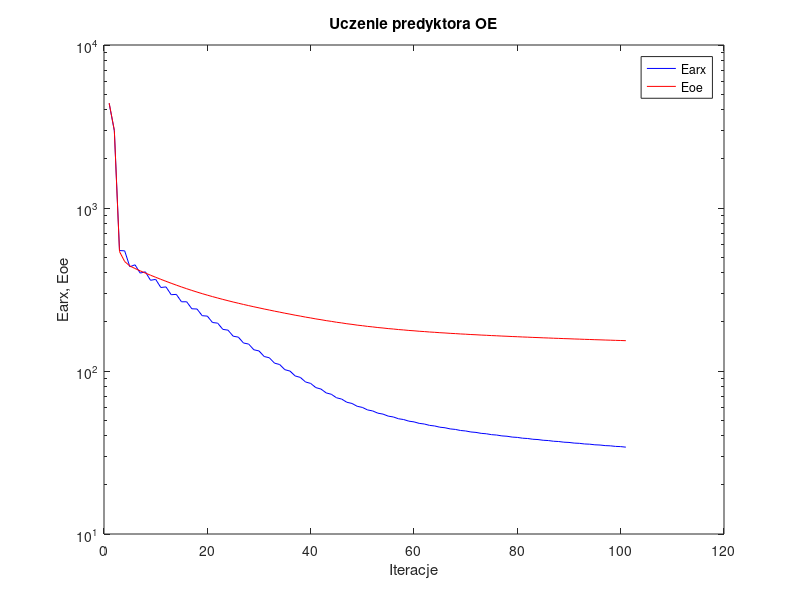
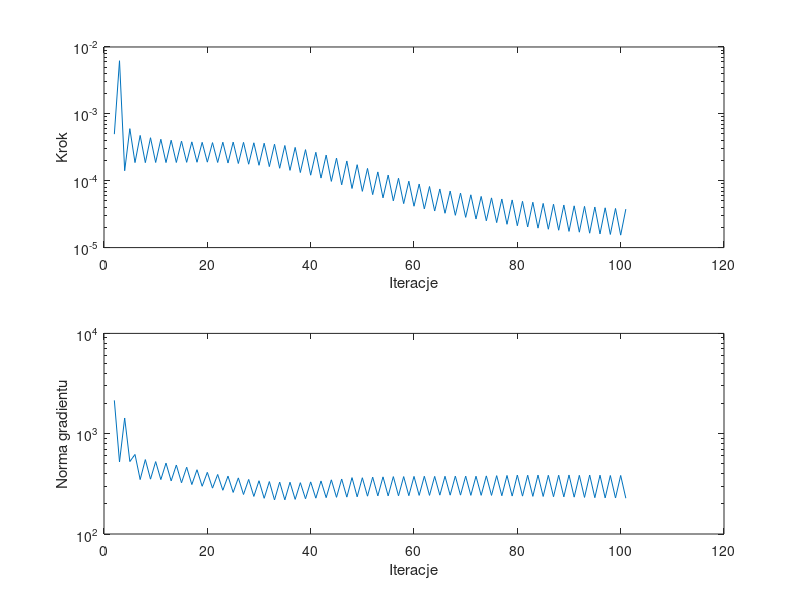

MATLAB code to generate these figures, in order:
%uczenie predyktora oe
clear all;
n=0; farx(n+1)=4.376206e+003; foe(n+1)=4.402955e+003; wspucz(n+1)=0.000000e+000; ng(n+1)=0.000000e+000;
n=1; farx(n+1)=2.980304e+003; foe(n+1)=2.993940e+003; krok(n+1)=4.971608e-004; ng(n+1)=2.149819e+003;
n=2; farx(n+1)=5.482832e+002; foe(n+1)=5.404921e+002; krok(n+1)=6.227174e-003; ng(n+1)=5.226242e+002;
n=3; farx(n+1)=5.460104e+002; foe(n+1)=4.694936e+002; krok(n+1)=1.410950e-004; ng(n+1)=1.434049e+003;
n=4; farx(n+1)=4.360474e+002; foe(n+1)=4.408322e+002; krok(n+1)=6.008581e-004; ng(n+1)=5.276657e+002;
n=5; farx(n+1)=4.483093e+002; foe(n+1)=4.256050e+002; krok(n+1)=1.867829e-004; ng(n+1)=6.209194e+002;
n=6; farx(n+1)=3.987482e+002; foe(n+1)=4.116304e+002; krok(n+1)=4.755968e-004; ng(n+1)=3.489628e+002;
n=7; farx(n+1)=4.059806e+002; foe(n+1)=3.990491e+002; krok(n+1)=1.864752e-004; ng(n+1)=5.520523e+002;
n=8; farx(n+1)=3.602383e+002; foe(n+1)=3.870313e+002; krok(n+1)=4.395065e-004; ng(n+1)=3.522409e+002;
n=9; farx(n+1)=3.649082e+002; foe(n+1)=3.758581e+002; krok(n+1)=1.874208e-004; ng(n+1)=5.269624e+002;
n=10; farx(n+1)=3.252968e+002; foe(n+1)=3.651682e+002; krok(n+1)=4.168272e-004; ng(n+1)=3.487982e+002;
n=11; farx(n+1)=3.280399e+002; foe(n+1)=3.550700e+002; krok(n+1)=1.869282e-004; ng(n+1)=5.090744e+002;
n=12; farx(n+1)=2.938802e+002; foe(n+1)=3.454556e+002; krok(n+1)=4.029366e-004; ng(n+1)=3.384550e+002;
n=13; farx(n+1)=2.951303e+002; foe(n+1)=3.363986e+002; krok(n+1)=1.874208e-004; ng(n+1)=4.872090e+002;
n=14; farx(n+1)=2.658300e+002; foe(n+1)=3.278359e+002; krok(n+1)=3.910575e-004; ng(n+1)=3.241567e+002;
n=15; farx(n+1)=2.659356e+002; foe(n+1)=3.197689e+002; krok(n+1)=1.882222e-004; ng(n+1)=4.631939e+002;
n=16; farx(n+1)=2.408485e+002; foe(n+1)=3.121774e+002; krok(n+1)=3.812452e-004; ng(n+1)=3.111827e+002;
n=17; farx(n+1)=2.400795e+002; foe(n+1)=3.050427e+002; krok(n+1)=1.888305e-004; ng(n+1)=4.372527e+002;
n=18; farx(n+1)=2.185096e+002; foe(n+1)=2.982968e+002; krok(n+1)=3.749852e-004; ng(n+1)=2.991886e+002;
n=19; farx(n+1)=2.171188e+002; foe(n+1)=2.920003e+002; krok(n+1)=1.895397e-004; ng(n+1)=4.118241e+002;
n=20; farx(n+1)=1.984004e+002; foe(n+1)=2.860203e+002; krok(n+1)=3.716215e-004; ng(n+1)=2.865610e+002;
n=21; farx(n+1)=1.966150e+002; foe(n+1)=2.804087e+002; krok(n+1)=1.874926e-004; ng(n+1)=3.922545e+002;
n=22; farx(n+1)=1.800913e+002; foe(n+1)=2.750083e+002; krok(n+1)=3.764443e-004; ng(n+1)=2.728796e+002;
n=23; farx(n+1)=1.780863e+002; foe(n+1)=2.699539e+002; krok(n+1)=1.841267e-004; ng(n+1)=3.777029e+002;
n=24; farx(n+1)=1.635128e+002; foe(n+1)=2.650498e+002; krok(n+1)=3.779961e-004; ng(n+1)=2.596641e+002;
n=25; farx(n+1)=1.613656e+002; foe(n+1)=2.604930e+002; krok(n+1)=1.810041e-004; ng(n+1)=3.626189e+002;
n=26; farx(n+1)=1.485318e+002; foe(n+1)=2.560304e+002; krok(n+1)=3.748417e-004; ng(n+1)=2.477564e+002;
n=27; farx(n+1)=1.463136e+002; foe(n+1)=2.518871e+002; krok(n+1)=1.764835e-004; ng(n+1)=3.501218e+002;
n=28; farx(n+1)=1.350038e+002; foe(n+1)=2.477709e+002; krok(n+1)=3.691804e-004; ng(n+1)=2.369038e+002;
n=29; farx(n+1)=1.327651e+002; foe(n+1)=2.439777e+002; krok(n+1)=1.701807e-004; ng(n+1)=3.396286e+002;
n=30; farx(n+1)=1.227453e+002; foe(n+1)=2.401139e+002; krok(n+1)=3.636899e-004; ng(n+1)=2.269818e+002;
n=31; farx(n+1)=1.205367e+002; foe(n+1)=2.366060e+002; krok(n+1)=1.625548e-004; ng(n+1)=3.332902e+002;
n=32; farx(n+1)=1.117410e+002; foe(n+1)=2.329721e+002; krok(n+1)=3.517334e-004; ng(n+1)=2.186441e+002;
n=33; farx(n+1)=1.095984e+002; foe(n+1)=2.297175e+002; krok(n+1)=1.535048e-004; ng(n+1)=3.292016e+002;
n=34; farx(n+1)=1.019163e+002; foe(n+1)=2.262818e+002; krok(n+1)=3.363588e-004; ng(n+1)=2.191524e+002;
n=35; farx(n+1)=9.987743e+001; foe(n+1)=2.232564e+002; krok(n+1)=1.429130e-004; ng(n+1)=3.281009e+002;
n=36; farx(n+1)=9.326109e+001; foe(n+1)=2.200003e+002; krok(n+1)=3.149159e-004; ng(n+1)=2.213885e+002;
n=37; farx(n+1)=9.133980e+001; foe(n+1)=2.172219e+002; krok(n+1)=1.326035e-004; ng(n+1)=3.249016e+002;
n=38; farx(n+1)=8.566996e+001; foe(n+1)=2.141587e+002; krok(n+1)=2.917458e-004; ng(n+1)=2.245622e+002;
n=39; farx(n+1)=8.390287e+001; foe(n+1)=2.116019e+002; krok(n+1)=1.209505e-004; ng(n+1)=3.308745e+002;
n=40; farx(n+1)=7.908909e+001; foe(n+1)=2.087330e+002; krok(n+1)=2.662021e-004; ng(n+1)=2.276239e+002;
n=41; farx(n+1)=7.748636e+001; foe(n+1)=2.064059e+002; krok(n+1)=1.094979e-004; ng(n+1)=3.378220e+002;
n=42; farx(n+1)=7.340056e+001; foe(n+1)=2.037343e+002; krok(n+1)=2.417862e-004; ng(n+1)=2.303143e+002;
n=43; farx(n+1)=7.197533e+001; foe(n+1)=2.016230e+002; krok(n+1)=9.773946e-005; ng(n+1)=3.468753e+002;
n=44; farx(n+1)=6.851727e+001; foe(n+1)=1.991465e+002; krok(n+1)=2.178264e-004; ng(n+1)=2.321156e+002;
n=45; farx(n+1)=6.726335e+001; foe(n+1)=1.972503e+002; krok(n+1)=8.683747e-005; ng(n+1)=3.534729e+002;
n=46; farx(n+1)=6.431020e+001; foe(n+1)=1.949675e+002; krok(n+1)=1.973390e-004; ng(n+1)=2.331116e+002;
n=47; farx(n+1)=6.322269e+001; foe(n+1)=1.932589e+002; krok(n+1)=7.651456e-005; ng(n+1)=3.648771e+002;
n=48; farx(n+1)=6.075314e+001; foe(n+1)=1.911831e+002; krok(n+1)=1.736749e-004; ng(n+1)=2.348262e+002;
n=49; farx(n+1)=5.979200e+001; foe(n+1)=1.896725e+002; krok(n+1)=6.933884e-005; ng(n+1)=3.639154e+002;
n=50; farx(n+1)=5.772168e+001; foe(n+1)=1.878121e+002; krok(n+1)=1.527851e-004; ng(n+1)=2.382740e+002;
n=51; farx(n+1)=5.688373e+001; foe(n+1)=1.864611e+002; krok(n+1)=6.197037e-005; ng(n+1)=3.689701e+002;
n=52; farx(n+1)=5.512674e+001; foe(n+1)=1.847838e+002; krok(n+1)=1.354575e-004; ng(n+1)=2.399561e+002;
n=53; farx(n+1)=5.439612e+001; foe(n+1)=1.835755e+002; krok(n+1)=5.546784e-005; ng(n+1)=3.712818e+002;
n=54; farx(n+1)=5.288258e+001; foe(n+1)=1.820547e+002; krok(n+1)=1.215274e-004; ng(n+1)=2.399302e+002;
n=55; farx(n+1)=5.224304e+001; foe(n+1)=1.809698e+002; krok(n+1)=4.998668e-005; ng(n+1)=3.734181e+002;
n=56; farx(n+1)=5.093670e+001; foe(n+1)=1.795941e+002; krok(n+1)=1.089132e-004; ng(n+1)=2.403443e+002;
n=57; farx(n+1)=5.037266e+001; foe(n+1)=1.786167e+002; krok(n+1)=4.546123e-005; ng(n+1)=3.736719e+002;
n=58; farx(n+1)=4.923411e+001; foe(n+1)=1.773699e+002; krok(n+1)=9.833971e-005; ng(n+1)=2.410011e+002;
n=59; farx(n+1)=4.873456e+001; foe(n+1)=1.764826e+002; krok(n+1)=4.154824e-005; ng(n+1)=3.751527e+002;
n=60; farx(n+1)=4.773490e+001; foe(n+1)=1.753498e+002; krok(n+1)=8.924841e-005; ng(n+1)=2.426506e+002;
n=61; farx(n+1)=4.729256e+001; foe(n+1)=1.745393e+002; krok(n+1)=3.791849e-005; ng(n+1)=3.765004e+002;
n=62; farx(n+1)=4.640256e+001; foe(n+1)=1.734994e+002; krok(n+1)=8.191911e-005; ng(n+1)=2.426019e+002;
n=63; farx(n+1)=4.600470e+001; foe(n+1)=1.727570e+002; krok(n+1)=3.523097e-005; ng(n+1)=3.753626e+002;
n=64; farx(n+1)=4.521118e+001; foe(n+1)=1.718045e+002; krok(n+1)=7.524177e-005; ng(n+1)=2.438574e+002;
n=65; farx(n+1)=4.485404e+001; foe(n+1)=1.711187e+002; krok(n+1)=3.262026e-005; ng(n+1)=3.762227e+002;
n=66; farx(n+1)=4.413582e+001; foe(n+1)=1.702382e+002; krok(n+1)=7.002552e-005; ng(n+1)=2.438595e+002;
n=67; farx(n+1)=4.381329e+001; foe(n+1)=1.696010e+002; krok(n+1)=3.039391e-005; ng(n+1)=3.774461e+002;
n=68; farx(n+1)=4.316098e+001; foe(n+1)=1.687846e+002; krok(n+1)=6.531497e-005; ng(n+1)=2.440455e+002;
n=69; farx(n+1)=4.286931e+001; foe(n+1)=1.681903e+002; krok(n+1)=2.832743e-005; ng(n+1)=3.776102e+002;
n=70; farx(n+1)=4.226946e+001; foe(n+1)=1.674259e+002; krok(n+1)=6.158863e-005; ng(n+1)=2.428354e+002;
n=71; farx(n+1)=4.200235e+001; foe(n+1)=1.668699e+002; krok(n+1)=2.677366e-005; ng(n+1)=3.766833e+002;
n=72; farx(n+1)=4.144927e+001; foe(n+1)=1.661559e+002; krok(n+1)=5.823171e-005; ng(n+1)=2.429557e+002;
n=73; farx(n+1)=4.120560e+001; foe(n+1)=1.656308e+002; krok(n+1)=2.518354e-005; ng(n+1)=3.796778e+002;
n=74; farx(n+1)=4.069200e+001; foe(n+1)=1.649600e+002; krok(n+1)=5.538211e-005; ng(n+1)=2.425848e+002;
n=75; farx(n+1)=4.046987e+001; foe(n+1)=1.644624e+002; krok(n+1)=2.364703e-005; ng(n+1)=3.818728e+002;
n=76; farx(n+1)=3.998691e+001; foe(n+1)=1.638260e+002; krok(n+1)=5.327423e-005; ng(n+1)=2.407591e+002;
n=77; farx(n+1)=3.978351e+001; foe(n+1)=1.633532e+002; krok(n+1)=2.230894e-005; ng(n+1)=3.833954e+002;
n=78; farx(n+1)=3.932601e+001; foe(n+1)=1.627472e+002; krok(n+1)=5.161420e-005; ng(n+1)=2.388710e+002;
n=79; farx(n+1)=3.913846e+001; foe(n+1)=1.622953e+002; krok(n+1)=2.122479e-005; ng(n+1)=3.869607e+002;
n=80; farx(n+1)=3.871141e+001; foe(n+1)=1.617214e+002; krok(n+1)=4.924301e-005; ng(n+1)=2.385953e+002;
n=81; farx(n+1)=3.853706e+001; foe(n+1)=1.612913e+002; krok(n+1)=2.034152e-005; ng(n+1)=3.853718e+002;
n=82; farx(n+1)=3.813247e+001; foe(n+1)=1.607434e+002; krok(n+1)=4.765565e-005; ng(n+1)=2.373162e+002;
n=83; farx(n+1)=3.797020e+001; foe(n+1)=1.603310e+002; krok(n+1)=1.953303e-005; ng(n+1)=3.867314e+002;
n=84; farx(n+1)=3.758954e+001; foe(n+1)=1.598087e+002; krok(n+1)=4.576990e-005; ng(n+1)=2.367986e+002;
n=85; farx(n+1)=3.743785e+001; foe(n+1)=1.594142e+002; krok(n+1)=1.882199e-005; ng(n+1)=3.848250e+002;
n=86; farx(n+1)=3.707486e+001; foe(n+1)=1.589126e+002; krok(n+1)=4.453216e-005; ng(n+1)=2.352972e+002;
n=87; farx(n+1)=3.693287e+001; foe(n+1)=1.585330e+002; krok(n+1)=1.817813e-005; ng(n+1)=3.853289e+002;
n=88; farx(n+1)=3.658656e+001; foe(n+1)=1.580523e+002; krok(n+1)=4.334515e-005; ng(n+1)=2.345337e+002;
n=89; farx(n+1)=3.645422e+001; foe(n+1)=1.576849e+002; krok(n+1)=1.747813e-005; ng(n+1)=3.876418e+002;
n=90; farx(n+1)=3.612408e+001; foe(n+1)=1.572213e+002; krok(n+1)=4.211190e-005; ng(n+1)=2.330315e+002;
n=91; farx(n+1)=3.599926e+001; foe(n+1)=1.568684e+002; krok(n+1)=1.700060e-005; ng(n+1)=3.846101e+002;
n=92; farx(n+1)=3.568111e+001; foe(n+1)=1.564207e+002; krok(n+1)=4.136800e-005; ng(n+1)=2.315820e+002;
n=93; farx(n+1)=3.556441e+001; foe(n+1)=1.560777e+002; krok(n+1)=1.641304e-005; ng(n+1)=3.871995e+002;
n=94; farx(n+1)=3.525925e+001; foe(n+1)=1.556447e+002; krok(n+1)=4.041939e-005; ng(n+1)=2.301427e+002;
n=95; farx(n+1)=3.514892e+001; foe(n+1)=1.553133e+002; krok(n+1)=1.602043e-005; ng(n+1)=3.856269e+002;
n=96; farx(n+1)=3.485704e+001; foe(n+1)=1.548950e+002; krok(n+1)=3.936449e-005; ng(n+1)=2.290936e+002;
n=97; farx(n+1)=3.475211e+001; foe(n+1)=1.545749e+002; krok(n+1)=1.573332e-005; ng(n+1)=3.828921e+002;
n=98; farx(n+1)=3.447178e+001; foe(n+1)=1.541716e+002; krok(n+1)=3.848816e-005; ng(n+1)=2.284919e+002;
n=99; farx(n+1)=3.437271e+001; foe(n+1)=1.538602e+002; krok(n+1)=1.535151e-005; ng(n+1)=3.834253e+002;
n=100; farx(n+1)=3.410335e+001; foe(n+1)=1.534696e+002; krok(n+1)=3.762088e-005; ng(n+1)=2.273970e+002;

figure; semilogy(farx,'b'); hold on; semilogy(foe,'r'); xlabel('Iteracje'); ylabel('Earx, Eoe'); legend('Earx','Eoe'); title('Uczenie predyktora OE');
figure; subplot(2,1,1); semilogy(krok); xlabel('Iteracje'); ylabel('Krok');
subplot(2,1,2); semilogy(ng); xlabel('Iteracje'); ylabel('Norma gradientu');
Earx=farx(n+1)
Eoe=foe(n+1)
